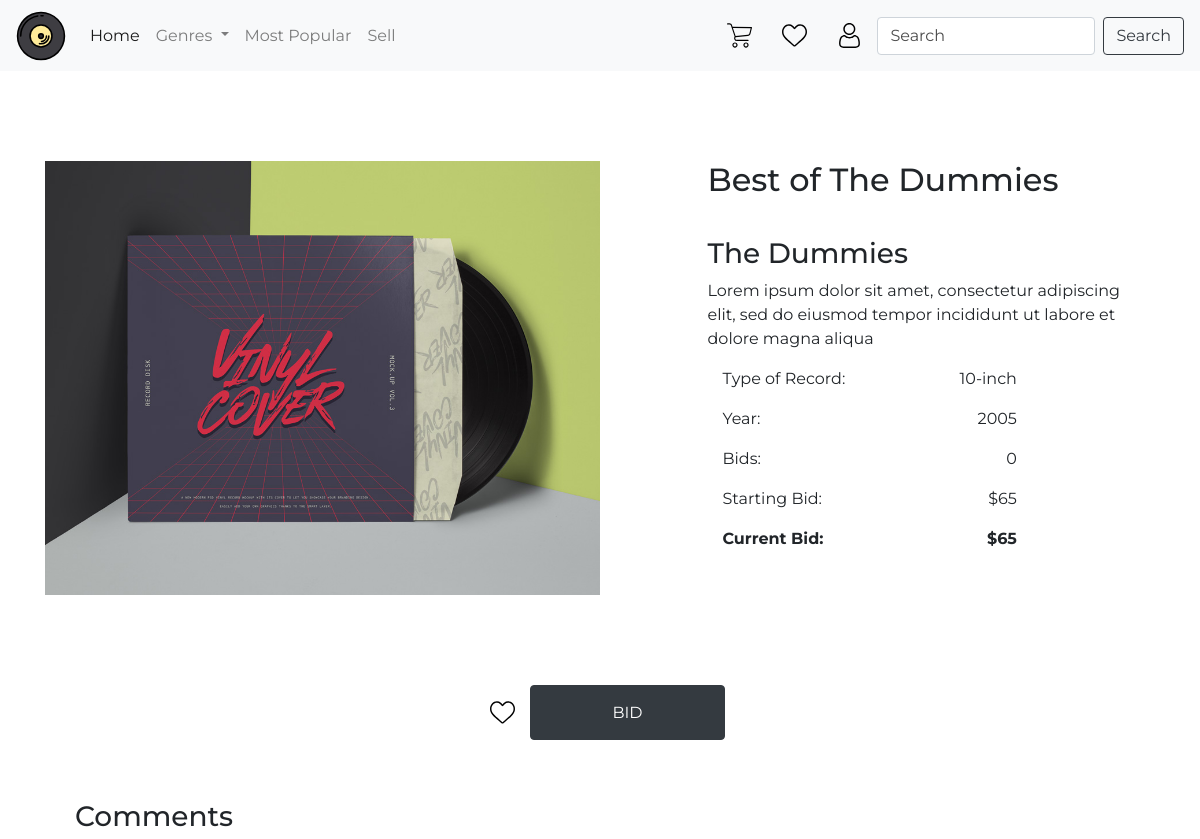
/item/5 (upper part), run on an earlier commit of the app's database.
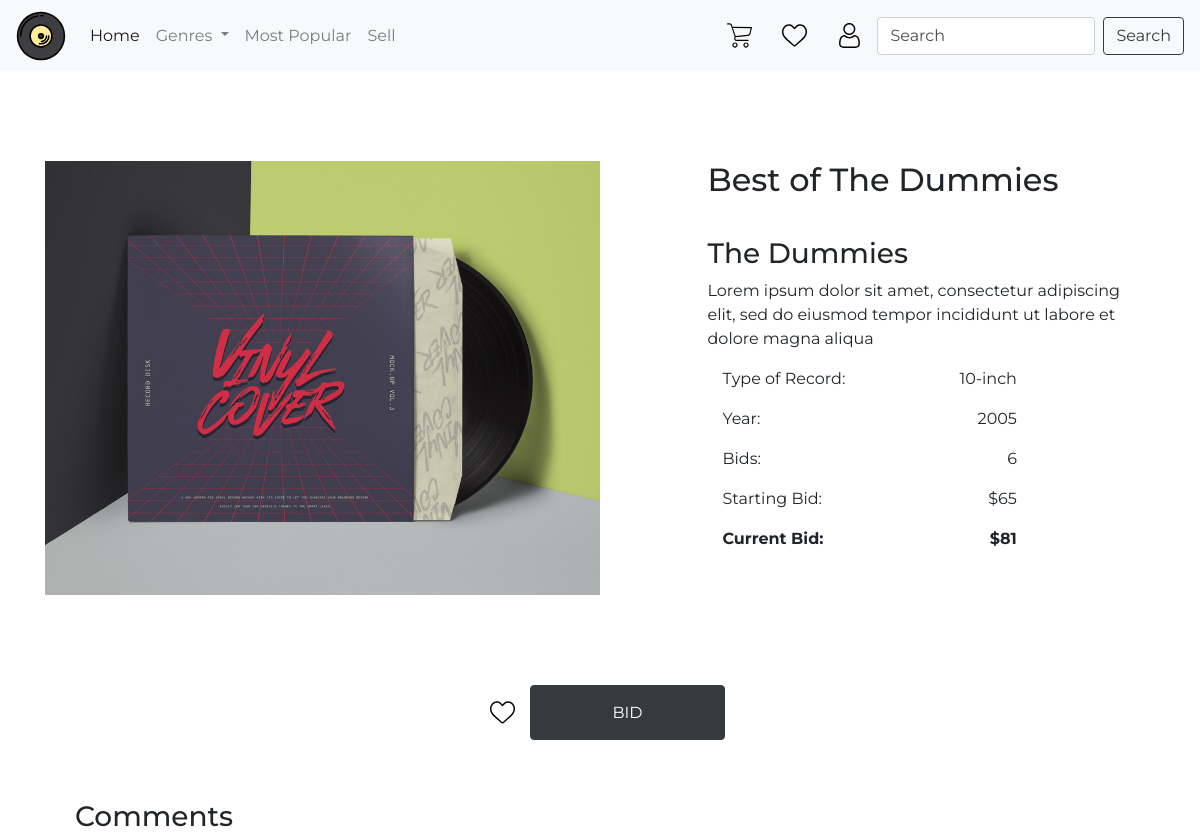
And on a later commit of the database.
### auction/models.py (models this page shows, shortened)
class Item(db.Model):
    __tablename__ = 'items'
    id = db.Column(db.Integer, primary_key=True)
    name = db.Column(db.String(100), index=True, nullable=False)
    description = db.Column(db.String(200), nullable=False)
    artist = db.Column(db.String(100), index=True, nullable=False)
    genre = db.Column(db.String(80), index=True, nullable=False)
    year = db.Column(db.Integer, nullable=False)
    designation = db.Column(db.String(80), nullable=False)
    image = db.Column(db.String(400), nullable=False)
    starting_value = db.Column(db.Integer, nullable=False)
    current_value = db.Column(db.Integer, nullable=False)
    bid_number = db.Column(db.Integer, nullable=True)
    status = db.Column(db.String(80), index=True, nullable=False)
    user_id = db.Column(db.Integer, db.ForeignKey('users.id'))
    date_posted = db.Column(db.String, nullable=False)
    watchlists = db.relationship('Watchlist', backref='items')
    bids = db.relationship('Bid', backref='items')

### auction/auth.py (the view, shortened to what this page needs)
@bp2.route("/<id>")
def show(id):
    seller = False
    details = Item.query.filter_by(id=id).first()
    if seller:
        details = Item.query.filter_by(id=id).first()
        active_bids = Bid.query.filter_by(id=id).first()
        form = CloseAuctionForm()
        return render_template('seller_details.html', active_bids=active_bids, details=details, form=form)
    else:
        form = BidForm()
        details = Item.query.filter_by(id=id).first()
        return render_template('item_details.html', details=details, form=form)

### auction/forms.py
class BidForm(FlaskForm):
    value = IntegerField("Enter Bid Amount:", validators=[NumberRange(min=20), InputRequired
                                                    ("Please bid higher than the current bid")])
    submit = SubmitField("Bid")

### auction/templates/item_details.html (shortened to what this page needs)
{% extends 'base.html' %}
{% import "bootstrap/wtf.html" as wtf %}
{% block content %}
<div class="row def-padding space-between">
    <div class="col-lg-6 col-xs-12 top-btm-padding">
        <img class="img-fluid" src={{details.image}} alt="Record Image">
    </div>
    <div class="col-lg-5 col-xs-12 col-sm-12 col-md-12">
        <h2 class="top-btm-padding">{{details.name}}</h2>
        <h3>{{details.artist}}</h3>
        <p class="card-text">{{details.description}}</p>
        <div class="space-between col-lg-9 col-md-10 col-sm-12">
            <p>Type of Record: </p>
            <p>{{details.designation}}</p>
        </div>
        <div class="space-between col-lg-9 col-md-10 col-sm-12">
            <p>Year: </p>
            <p>{{details.year}}</p>
        </div>
        <div class="space-between col-lg-9 col-md-10 col-sm-12">
            <p>Bids: </p>
            <p>{{details.bid_number}}</p>
        </div>
        <div class="space-between col-lg-9 col-md-10 col-sm-12">
            <p>Starting Bid: </p>
            <p>${{details.starting_value}}</p>
        </div>
        <div class="space-between col-lg-9 col-md-10 col-sm-12 font-weight-bold">
            <p>Current Bid: </p>
            <p>${{details.current_value}}</p>
        </div>
    </div>
</div>
<div class="col-12 justify-center space-between">
    <a class="backgr-default icon-default" href="watchlist" id="watchlist-nav-link"></a>
    <button type="button" class="btn btn-dark col-lg-2 col-md-2 col-sm-10 col-xs-10" data-toggle="modal"
        data-target="#bidModal">BID</a>
</div>
<div class="col-12  def-padding ">
    <h3 class="col-12">Comments</h3>
</div>
{% endblock %}

### auction/templates/base.html (shortened to what this page needs)
<!doctype html>
<html lang="en">
<head>
    <link rel="stylesheet" href="https://stackpath.bootstrapcdn.com/bootstrap/4.5.2/css/bootstrap.min.css"
>
    <link rel="stylesheet" href="../static/styles/style.css">
</head>
<body>
    <nav class="navbar navbar-expand-lg navbar-light bg-light col-12">
        <a class="navbar-brand backgr-default" href="/"></a>
        <div class="collapse navbar-collapse" id="navbarSupportedContent">
            <ul class="navbar-nav mr-auto d-flex">
                <li class="nav-item active">
                    <a class="nav-link" href="/">Home <span class="sr-only">(current)</span></a>
                </li>
                <li class="nav-item dropdown">
                    <a class="nav-link dropdown-toggle" href="#" id="navbarDropdown" role="button"
                        data-toggle="dropdown" aria-haspopup="true" aria-expanded="false">
                        Genres
                    </a>
                </li>
                <li class="nav-item">
                    <a class="nav-link" href="{{url_for('items.show', id='mostpopular')}}">Most Popular</a>
                </li>
                <li class="nav-item">
                    <a class="nav-link" href="{{url_for('auth.sell')}}">Sell</a>
                </li>
            </ul>
            <form class="form-inline my-2 my-lg-0">
                <a class="backgr-default icon-default" href="#" id="cart-nav-link"></a>
                <a class="backgr-default icon-default" href="watchlist" id="watchlist-nav-link"></a>
                <a class="backgr-default icon-default" data-toggle="modal" data-target="#staticBackdrop"
                    id="profile-nav-link"></a>
                <input class="form-control mr-sm-2" type="search" placeholder="Search" aria-label="Search">
                <button class="btn btn-outline-dark my-2 my-sm-0" type="submit">Search</button>
            </form>
        </div>
    </nav>
    {% block content %}
    {% endblock %}
</body>
</html>

### auction/static/styles/style.css (style rules this page uses)
* { font-family: Montserrat; }
a { color: initial; }
.backgr-default { background-size: 100%; background-repeat: no-repeat; }
.icon-default { width: 25px; height: 25px; margin: 15px; }
.def-padding { padding: 60px; }
.top-btm-padding { padding: 30px 0 30px 0; }
.navbar-brand { background-image: url("../images/vinyl.svg"); width: 50px; height: 50px; }
.space-between { display: flex; justify-content: space-between; }
.justify-center { display: flex; justify-content: center; }
#cart-nav-link { background-image: url("../images/shopping-cart.svg"); }
#watchlist-nav-link { background-image: url("../images/heart.svg"); }
#profile-nav-link { background-image: url("../images/user.svg"); }
::placeholder { color: rgba(0,0,0,0.7) !important; opacity: 1; }

What changed in the data, as far as the page shows it:
changed Item "Best of The Dummies": bid_number "0" → "6"; current_value "65" → "81"
